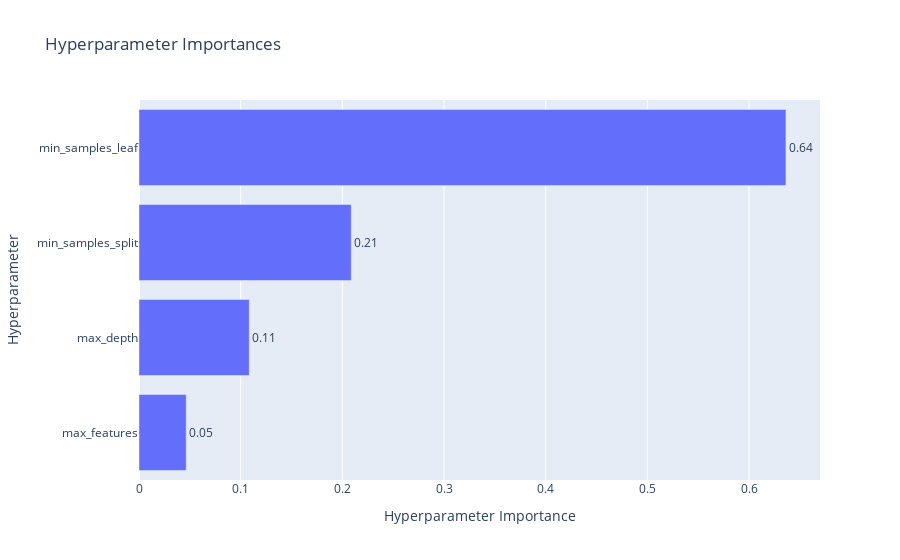

The cell this chart's notebook holds for it:
### Code cell
plot_param_importances(study)

### Figure 1 — Plotly figure (JSON) as saved in the notebook; plotly's stock layout.template omitted (floating-point values rounded to 4 significant figures)
{"data": [{"cliponaxis": false, "hovertemplate": ["max_features (FloatDistribution): 0.04642867366737118<extra></extra>", "max_depth (IntDistribution): 0.1084496715696477<extra></extra>", "min_samples_split (IntDistribution): 0.2087879515974414<extra></extra>", "min_samples_leaf (IntDistribution): 0.6363337031655398<extra></extra>"], "name": "Objective Value", "orientation": "h", "text": ["0.05", "0.11", "0.21", "0.64"], "textposition": "outside", "type": "bar", "x": [0.04643, 0.1084, 0.2088, 0.6363], "y": ["max_features", "max_depth", "min_samples_split", "min_samples_leaf"]}], "layout": {"title": {"text": "Hyperparameter Importances"}, "xaxis": {"title": {"text": "Hyperparameter Importance"}}, "yaxis": {"title": {"text": "Hyperparameter"}}}}
